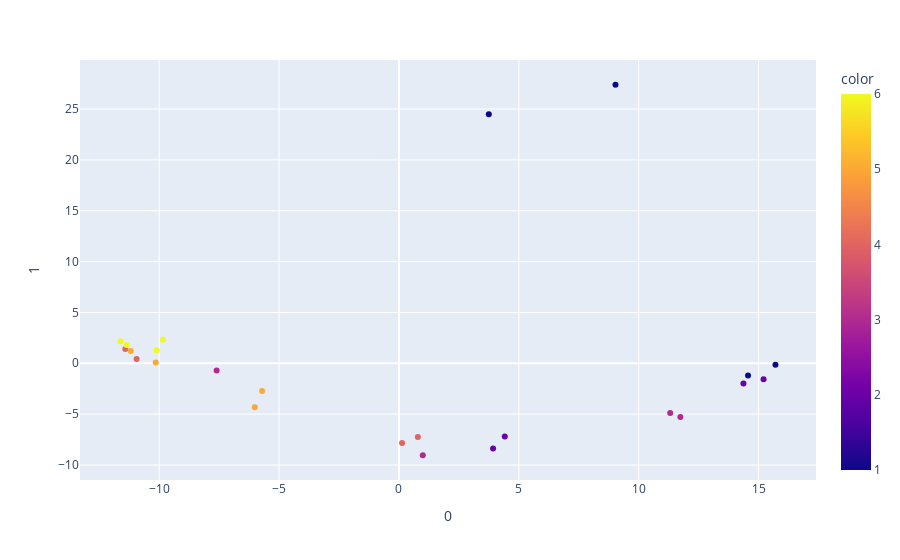

Notebook code for this chart:
### Code cell
#visualization
#pca model
import pandas as pd
import plotly.express as px
from sklearn.decomposition import PCA
from sklearn.preprocessing import StandardScaler


X_drug = e_and_p.iloc[:, 3:240].values

X_drug = StandardScaler().fit_transform(X_drug)

pca_drug = PCA(n_components=2)
components = pca_drug.fit_transform(X_drug)



fig = px.scatter(components, x=0, y=1, color=e_and_p['concentration'])
fig.show()

### Figure 1 — Plotly figure (JSON) as saved in the notebook; plotly's stock layout.template omitted (floating-point values rounded to 4 significant figures)
{"data": [{"hovertemplate": "0=%{x}<br>1=%{y}<br>color=%{marker.color}<extra></extra>", "legendgroup": "", "marker": {"color": [1, 2, 3, 4, 5, 6, 1, 2, 3, 4, 5, 6, 1, 2, 3, 4, 5, 6, 1, 2, 3, 4, 5, 6], "coloraxis": "coloraxis", "symbol": "circle"}, "mode": "markers", "name": "", "orientation": "v", "showlegend": false, "type": "scatter", "x": [15.7, 14.37, 11.31, -10.94, -10.14, -10.11, 3.748, 4.415, -7.605, -11.41, -11.19, -11.35, 14.56, 15.21, 11.74, 0.7885, -5.71, -9.844, 9.032, 3.927, 0.9957, 0.1299, -6.014, -11.61], "xaxis": "x", "y": [-0.1352, -1.978, -4.895, 0.4306, 0.06957, 1.293, 24.5, -7.21, -0.7211, 1.397, 1.197, 1.803, -1.206, -1.571, -5.286, -7.238, -2.727, 2.31, 27.39, -8.384, -9.043, -7.85, -4.316, 2.175], "yaxis": "y"}], "layout": {"coloraxis": {"colorbar": {"title": {"text": "color"}}, "colorscale": [[0, "#0d0887"], [0.1111, "#46039f"], [0.2222, "#7201a8"], [0.3333, "#9c179e"], [0.4444, "#bd3786"], [0.5556, "#d8576b"], [0.6667, "#ed7953"], [0.7778, "#fb9f3a"], [0.8889, "#fdca26"], [1, "#f0f921"]]}, "legend": {"tracegroupgap": 0}, "margin": {"t": 60}, "xaxis": {"anchor": "y", "domain": [0, 1], "title": {"text": "0"}}, "yaxis": {"anchor": "x", "domain": [0, 1], "title": {"text": "1"}}}}
